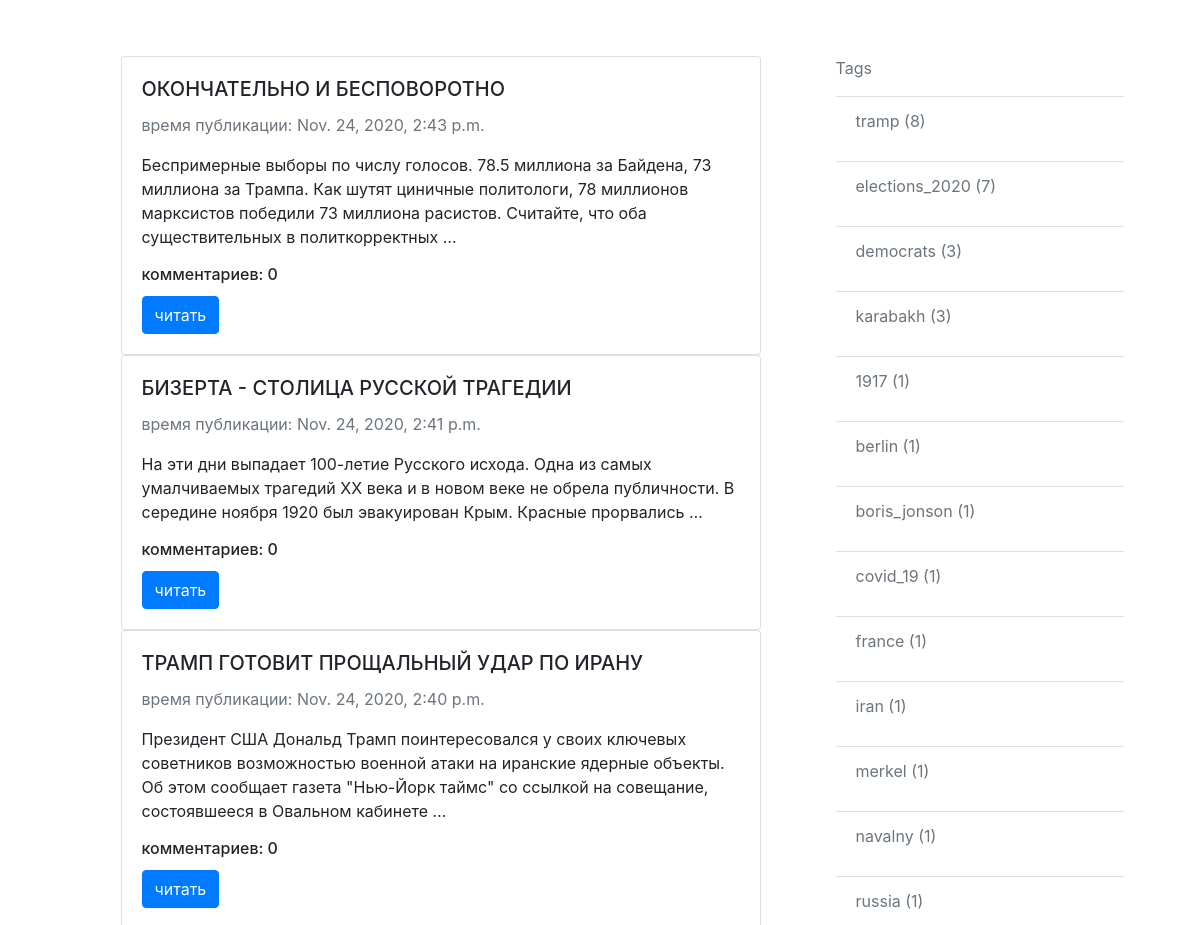
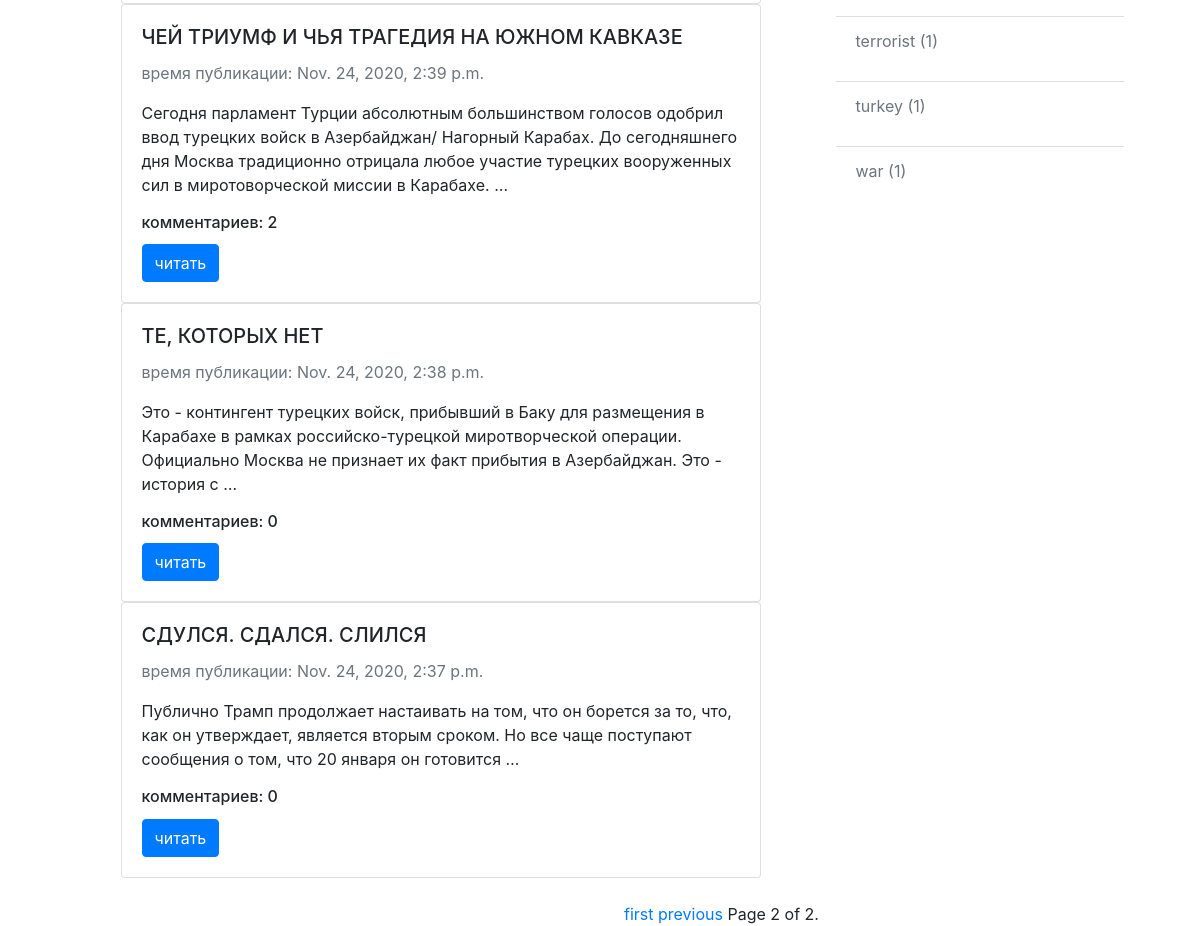
Screenshot of /?page=2 with the database file from the repository (2 pictures, top to bottom).
### posts/models.py (models this page shows, shortened)
class Post(models.Model):
    title = models.CharField(max_length=150)
    text = models.TextField(blank=True)
    pub_date = models.DateTimeField(auto_now_add=True)
    slug = models.SlugField(max_length=50, unique=True)
    tags = models.ManyToManyField('Tag', blank=True, related_name='posts')
    @property
    def get_commets_count(self):
        return f"комментариев: {Post.objects.filter(pk=self.pk).aggregate(Count('comments'))['comments__count']}"
    class Meta:
        ordering = ['-pub_date']
        verbose_name = 'пост'
        verbose_name_plural = 'посты'

class Tag(models.Model):
    title = models.CharField(max_length=50, unique=True)
    slug = models.CharField(max_length=50, unique=True)
    def __str__(self):
        return self.title
    class Meta:
        verbose_name = 'тег'
        verbose_name_plural = 'теги'

### posts/views.py (the view)
# urls.py: path('', views.index, name='posts'),
def index(request):
    post_on_page = 10
    posts = Post.objects.all()
    tags = Tag.objects.annotate(posts_count=Count('posts')).order_by('-posts_count')
    paginator = Paginator(posts, post_on_page)
    page = request.GET.get('page')
    posts_10_on_page = paginator.get_page(page)
    return render(request, 'index.html', context={'posts_10_on_page': posts_10_on_page,
                                                  'tags': tags})

### templates/index.html (shortened to what this page needs)
<!doctype html>
<html lang="en">
  <head>
    <link rel="stylesheet" href="https://stackpath.bootstrapcdn.com/bootstrap/4.3.1/css/bootstrap.min.css">
  </head>
  <body>
  <div class="container">
    <div class="row">
      <div class="col">
         {% for post in posts_10_on_page %}
          <div class="card" style="width: 40rem; margin-left:5px">
            <div class="card-body">
              <h5 class="card-title">{{post.title}}</h5>
              <p class="text-muted">
                время публикации: {{post.pub_date}}
              </p>
              <p class="card-text">{{post.text|truncatewords:30}}</p>
              <h6 class="card-title">{{post.get_commets_count}}</h6>
              <a href="{% url 'post_details_url' slug=post.slug %}" class="btn btn-primary">читать</a>
            </div>
          </div>
        {% endfor %}
      </div>
      <div class="col">
        <div class="col" style="">
          <div class="tag_card" style="width: 18rem;">
            <ul class="list-group list-group-flush">
              <p class="text-muted">Tags</p>
              {% for tag in tags %}
              <li class="list-group-item">
                <p class="text-muted">
                <a href="{% url 'tags_url' slug=tag.slug%}" class="text-reset">{{tag}} ({{tag.posts_count}})</a>
                </p>
              </li>
              {% endfor %}
            </ul>
          </div>
        </div>
      </div>
    </div>
  </div>
  <div class="pagination">
    <span class="step-links">
      {% if posts_10_on_page.has_previous %}
        <a href="?page=1">first</a>
        <a href="?page={{posts_10_on_page.previous_page_number}}">previous</a>
      {% endif %}
      <span class="current">
        Page {{posts_10_on_page.number}} of {{posts_10_on_page.paginator.num_pages}}.
      </span>
    </span>
  </div>
  </body>
</html>

### templates/index.html (style rules this page uses)
.tag_card { margin-left: 30px; }
.row { margin-top: 5%; margin-left: 5%; }
.pagination { position: absolute; margin: 2%; left: 50%; margin-right: -50%; }

### rows the page displays
Post: title "ОКОНЧАТЕЛЬНО И БЕСПОВОРОТНО", pub_date "Nov. 24, 2020, 2:43 p.m.", text "Беспримерные выборы по числу голосов. 78.5 миллиона за Байдена, 73 миллиона за Трампа. Как шутят циничные политологи, 78 миллионов марксистов победили 73 миллиона расистов. Считайте, что оба существительных в политкорректных …", get_commets_count "комментариев: 0"
Post: title "БИЗЕРТА - СТОЛИЦА РУССКОЙ ТРАГЕДИИ", pub_date "Nov. 24, 2020, 2:41 p.m.", text "На эти дни выпадает 100-летие Русского исхода. Одна из самых умалчиваемых трагедий ХХ века и в новом веке не обрела публичности. В середине ноября 1920 был эвакуирован Крым. Красные прорвались …", get_commets_count "комментариев: 0"
Post: title "ТРАМП ГОТОВИТ ПРОЩАЛЬНЫЙ УДАР ПО ИРАНУ", pub_date "Nov. 24, 2020, 2:40 p.m.", text "Президент США Дональд Трамп поинтересовался у своих ключевых советников возможностью военной атаки на иранские ядерные объекты. Об этом сообщает газета \"Нью-Йорк таймс\" со ссылкой на совещание, состоявшееся в Овальном кабинете …", get_commets_count "комментариев: 0"
Post: title "ЧЕЙ ТРИУМФ И ЧЬЯ ТРАГЕДИЯ НА ЮЖНОМ КАВКАЗЕ", pub_date "Nov. 24, 2020, 2:39 p.m.", text "Сегодня парламент Турции абсолютным большинством голосов одобрил ввод турецких войск в Азербайджан/ Нагорный Карабах. До сегодняшнего дня Москва традиционно отрицала любое участие турецких вооруженных сил в миротоворческой миссии в Карабахе. …", get_commets_count "комментариев: 2"
Post: title "ТЕ, КОТОРЫХ НЕТ", pub_date "Nov. 24, 2020, 2:38 p.m.", text "Это - контингент турецких войск, прибывший в Баку для размещения в Карабахе в рамках российско-турецкой миротворческой операции. Официально Москва не признает их факт прибытия в Азербайджан. Это - история с …", get_commets_count "комментариев: 0"
Post: title "СДУЛСЯ. СДАЛСЯ. СЛИЛСЯ", pub_date "Nov. 24, 2020, 2:37 p.m.", text "Публично Трамп продолжает настаивать на том, что он борется за то, что, как он утверждает, является вторым сроком. Но все чаще поступают сообщения о том, что 20 января он готовится …", get_commets_count "комментариев: 0"
Tag: title "tramp", posts_count "8"
Tag: title "elections_2020", posts_count "7"
Tag: title "democrats", posts_count "3"
Tag: title "karabakh", posts_count "3"
Tag: title "1917", posts_count "1"
Tag: title "berlin", posts_count "1"
Tag: title "boris_jonson", posts_count "1"
Tag: title "covid_19", posts_count "1"
Tag: title "france", posts_count "1"
Tag: title "iran", posts_count "1"
Tag: title "merkel", posts_count "1"
Tag: title "navalny", posts_count "1"
Tag: title "russia", posts_count "1"
Tag: title "terrorist", posts_count "1"
Tag: title "turkey", posts_count "1"
Tag: title "war", posts_count "1"

### other values shown
{{ posts_10_on_page.number }} "2"
{{ posts_10_on_page.paginator.num_pages }} "2"
